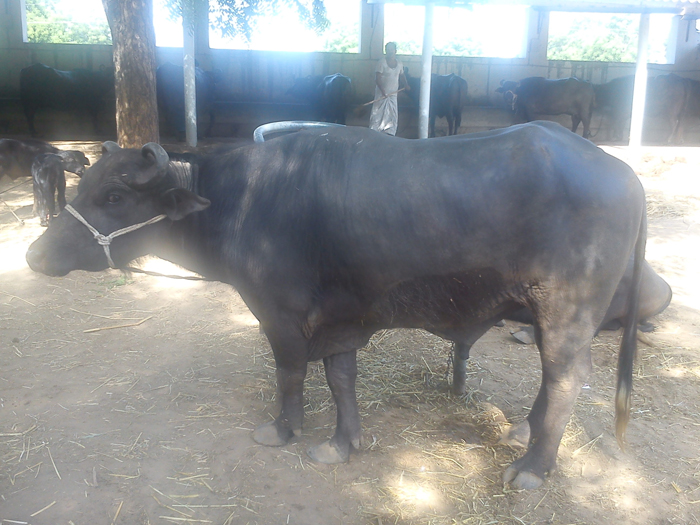
#> input picture dataset/buffalo/banni/1.jpg, 700 x 525 px, found by its file name; its folder holds only this picture in this run
$ python features.py
#> lines starting #> are read from the running program, lines starting #| are printed output that depends on the picture
### src/preprocess.py

import cv2
import numpy as np

# Fixed dimension for standardizing input vectors
IMAGE_SIZE = (128, 128)

def load_and_preprocess_image(image_path, target_size=IMAGE_SIZE):
    """
    Preprocesses a single image for feature extraction:
    1. Reads image from path.
    2. Resizes to fixed target dimensions.
    3. Converts to BGR->RGB (for Color Histogram).
    4. Converts to Grayscale (for HOG and LBP).
    5. Applies Gaussian Blur for light noise reduction.

    Returns:
        tuple: (processed_gray_img, processed_rgb_img) or (None, None) if corrupt.
    """
#> called with image_path = 'dataset/buffalo/banni/1.jpg', target_size = (128, 128)
    # 1. Read image from disk
    img_bgr = cv2.imread(str(image_path))
#> img_bgr is the input picture: shape (525, 700, 3); mean B, G, R 148.7, 147.7, 144.6
    if img_bgr is None or img_bgr.size == 0:
        return None, None

    # 2. Resize to fixed target dimension
    resized_bgr = cv2.resize(img_bgr, target_size, interpolation=cv2.INTER_AREA)
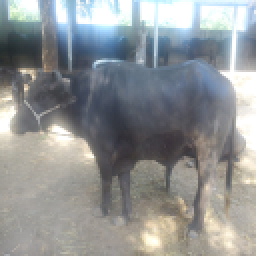
#> resized_bgr: shape (128, 128, 3) (shown 2 times larger); mean B, G, R 148.7, 147.7, 144.6

    # 3. Convert to RGB for Color Histogram
    img_rgb = cv2.cvtColor(resized_bgr, cv2.COLOR_BGR2RGB)

    # 4. Convert to Grayscale for HOG & LBP
    img_gray = cv2.cvtColor(resized_bgr, cv2.COLOR_BGR2GRAY)
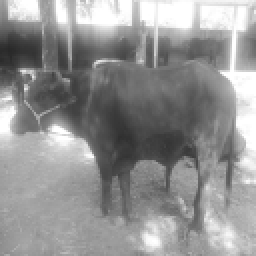
#> img_gray: shape (128, 128) (shown 2 times larger); min 40, max 255, mean 146.9

    # 5. Noise reduction using 3x3 Gaussian Blur
    img_gray_blurred = cv2.GaussianBlur(img_gray, (3, 3), 0)

    return img_gray_blurred, img_rgb

# [14 lines that do not run on import are left out]


### src/features.py
import cv2
import numpy as np
from skimage.feature import hog, local_binary_pattern

# HOG Parameters
HOG_ORIENTATIONS = 9
HOG_PIXELS_PER_CELL = (16, 16)
HOG_CELLS_PER_BLOCK = (2, 2)

# LBP Parameters
LBP_POINTS = 8
LBP_RADIUS = 1
LBP_METHOD = 'uniform'

# Color Histogram Parameters
COLOR_BINS = 8

def extract_hog_features(gray_img):
    """Extracts HOG features capturing body shape and edges."""
    return hog(
        gray_img,
        orientations=HOG_ORIENTATIONS,
        pixels_per_cell=HOG_PIXELS_PER_CELL,
        cells_per_block=HOG_CELLS_PER_BLOCK,
        block_norm='L2-Hys',
        visualize=False,
        transform_sqrt=True
    )

def extract_lbp_features(gray_img):
    """Extracts normalized LBP histogram capturing texture details."""
    lbp = local_binary_pattern(gray_img, LBP_POINTS, LBP_RADIUS, method=LBP_METHOD)
    # Uniform LBP produces P + 2 bins
    n_bins = LBP_POINTS + 2
    hist, _ = np.histogram(lbp.ravel(), bins=n_bins, range=(0, n_bins), density=True)
    return hist

def extract_color_histogram(rgb_img):
    """Extracts 3D RGB color histogram capturing shade distribution."""
    # Compute 3D color histogram across R, G, B channels
    hist = cv2.calcHist(
        [rgb_img],
        [0, 1, 2],
        None,
        [COLOR_BINS, COLOR_BINS, COLOR_BINS],
        [0, 256, 0, 256, 0, 256]
    )
    # Normalize vector to ensure scale invariance
    hist = cv2.normalize(hist, hist).flatten()
    return hist

def extract_combined_features(gray_img, rgb_img):
    """
    PHASE 6: Concatenates HOG + LBP + Color Histogram vectors into a single 1D vector.
    """
    hog_feat = extract_hog_features(gray_img)
    lbp_feat = extract_lbp_features(gray_img)
    color_feat = extract_color_histogram(rgb_img)

    # Concatenate features into a single array
    combined_vector = np.hstack([hog_feat, lbp_feat, color_feat])
    return combined_vector

if __name__ == "__main__":
    import os
    from src.preprocess import load_and_preprocess_image

    sample_path = os.path.join("dataset", "buffalo", "banni")
    if os.path.exists(sample_path):
        sample_files = os.listdir(sample_path)
        if sample_files:
            test_file = os.path.join(sample_path, sample_files[0])
            gray, rgb = load_and_preprocess_image(test_file)

            if gray is not None and rgb is not None:
                hog_f = extract_hog_features(gray)
#> hog_f = 1764 values, max 0.365 at index 396, min 0.0014 at index 160, mean 0.144
                lbp_f = extract_lbp_features(gray)
#> in extract_lbp_features, `lbp = local_binary_pattern(gray_img, LBP_POINTS, LBP_RADIUS, method=LB..`:
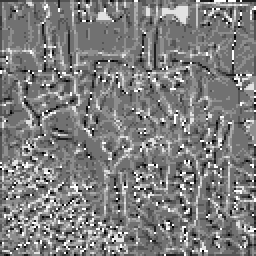
#> lbp: shape (128, 128) float64 (shown 2 times larger); min 0, max 9, mean 4.46; drawn with min black and max white
#> in extract_lbp_features, `hist, _ = np.histogram(lbp.ravel(), bins=n_bins, range=(0, n_bins), de..`: hist = [0.00885, 0.0293, 0.0309, 0.139, 0.39, 0.226, 0.0715, 0.0344, 0.037, 0.0325]
#> lbp_f has the same summary as hist in extract_lbp_features
                col_f = extract_color_histogram(rgb)
#> in extract_color_histogram, `hist = cv2.normalize(hist, hist).flatten()`: hist = 512 values, max 0.461 at index 292, min 0 at index 0, mean 0.00802
#> col_f has the same summary as hist in extract_color_histogram
                combined = extract_combined_features(gray, rgb)
#> in extract_combined_features, `hog_feat = extract_hog_features(gray_img)`: hog_feat has the same summary as hog_f outside extract_combined_features
#> in extract_combined_features, `lbp_feat = extract_lbp_features(gray_img)`: lbp_feat = [0.00885, 0.0293, 0.0309, 0.139, 0.39, 0.226, 0.0715, 0.0344, 0.037, 0.0325]
#> in extract_combined_features, `color_feat = extract_color_histogram(rgb_img)`: color_feat has the same summary as hist in extract_color_histogram
#> in extract_combined_features, `combined_vector = np.hstack([hog_feat, lbp_feat, color_feat])`: combined_vector = 2286 values, max 0.461 at index 2066, min 0 at index 1774, mean 0.113
#> combined has the same summary as combined_vector in extract_combined_features

                print(f"✅ Feature Extraction Module Ready!")
                print(f"  - HOG Vector Length   : {len(hog_f)}")
#|   - HOG Vector Length   : 1764
                print(f"  - LBP Vector Length   : {len(lbp_f)}")
#|   - LBP Vector Length   : 10
                print(f"  - Color Hist Length   : {len(col_f)}")
#|   - Color Hist Length   : 512
                print(f"  - Combined Vector Size: {len(combined)}")
#|   - Combined Vector Size: 2286

$ run again, on dataset/buffalo/banni/8x4-banni-5.jpg
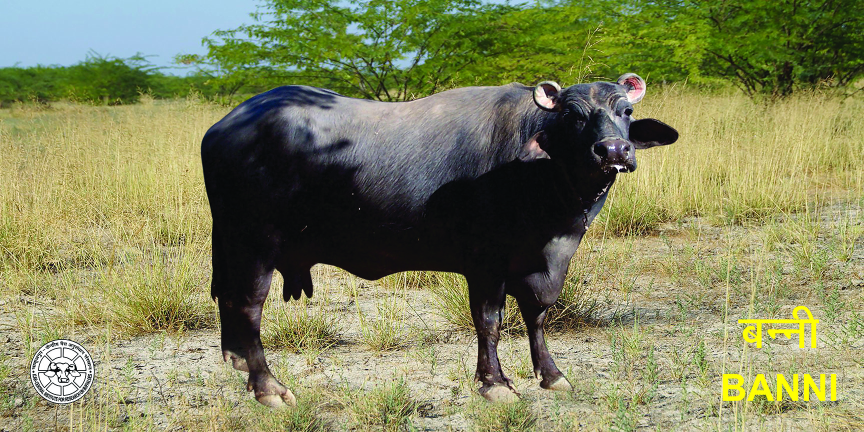
#> input picture dataset/buffalo/banni/8x4-banni-5.jpg, 1728 x 864 px, found by its file name (shown at 1/2 size)
#> in load_and_preprocess_image, img_bgr is the input picture: shape (864, 1728, 3); mean B, G, R 92.6, 133.7, 129.8
#> in load_and_preprocess_image, `img_gray_blurred = cv2.GaussianBlur(img_gray, (3, 3), 0)`:
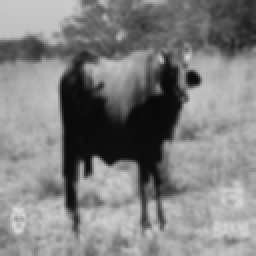
#> img_gray_blurred: shape (128, 128) (shown 2 times larger); min 9, max 218, mean 127.9
#> hog_f = 1764 values, max 0.512 at index 513, min 0 at index 7, mean 0.141
#> in extract_lbp_features, `lbp = local_binary_pattern(gray_img, LBP_POINTS, LBP_RADIUS, method=LB..`:
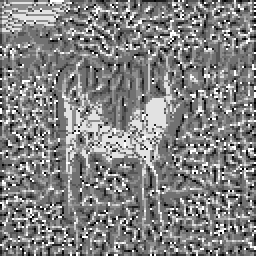
#> lbp: shape (128, 128) float64 (shown 2 times larger); min 0, max 9, mean 4.61; drawn with min black and max white
#> in extract_lbp_features, `hist, _ = np.histogram(lbp.ravel(), bins=n_bins, range=(0, n_bins), de..`: hist = [0.0184, 0.0417, 0.054, 0.155, 0.28, 0.199, 0.0732, 0.0435, 0.0797, 0.0546]
#> lbp_f has the same summary as hist in extract_lbp_features
#> in extract_color_histogram, `hist = cv2.normalize(hist, hist).flatten()`: hist = 512 values, max 0.613 at index 363, min 0 at index 3, mean 0.00811
#> col_f has the same summary as hist in extract_color_histogram
#> hog_feat has the same summary as hog_f outside extract_combined_features
#> lbp_feat = [0.0184, 0.0417, 0.054, 0.155, 0.28, 0.199, 0.0732, 0.0435, 0.0797, 0.0546]
#> color_feat has the same summary as hist in extract_color_histogram
#> combined_vector = 2286 values, max 0.613 at index 2137, min 0 at index 7, mean 0.111
#> combined has the same summary as combined_vector in extract_combined_features
#|   - HOG Vector Length   : 1764
#|   - LBP Vector Length   : 10
#|   - Color Hist Length   : 512
#|   - Combined Vector Size: 2286

$ run again, on dataset/buffalo/banni/buffalo-1-1751204996.jpg
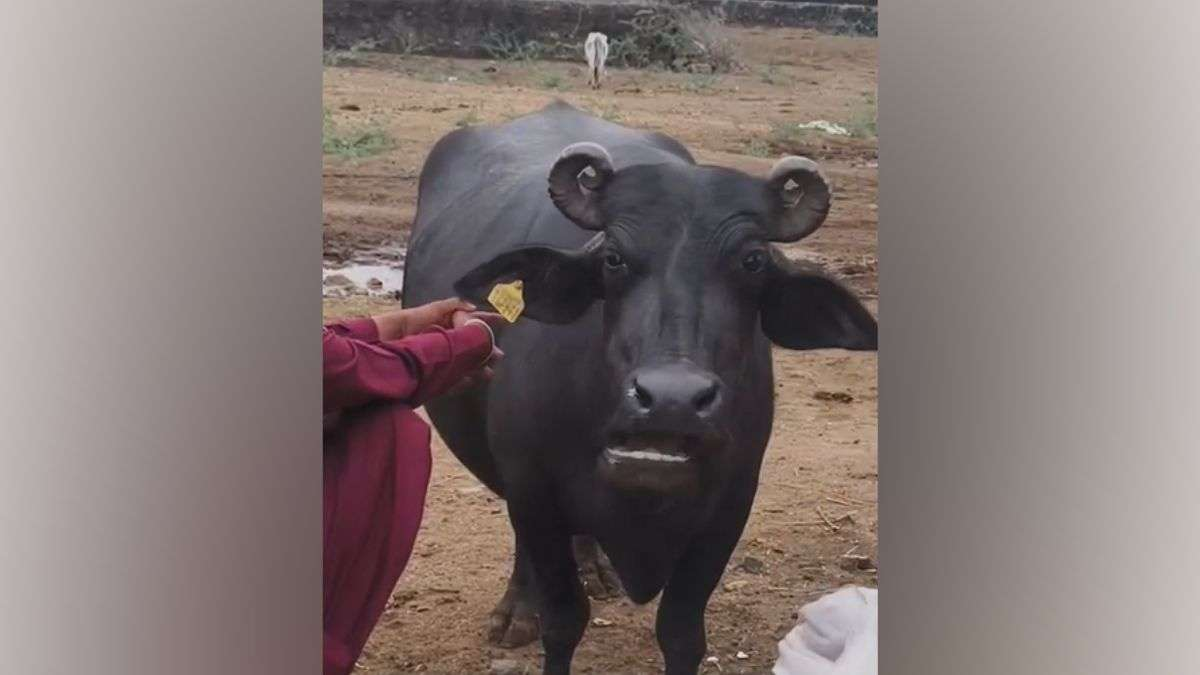
#> input picture dataset/buffalo/banni/buffalo-1-1751204996.jpg, 1200 x 675 px, found by its file name
#> in load_and_preprocess_image, img_bgr is the input picture: shape (675, 1200, 3); mean B, G, R 115.8, 118, 130.2
#> in load_and_preprocess_image, `img_gray = cv2.cvtColor(resized_bgr, cv2.COLOR_BGR2GRAY)`:
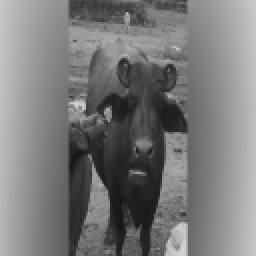
#> img_gray: shape (128, 128) (shown 2 times larger); min 21, max 211, mean 121.3
#> hog_f = 1764 values, max 0.5 at index 1260, min 0 at index 2, mean 0.11
#> in extract_lbp_features, `lbp = local_binary_pattern(gray_img, LBP_POINTS, LBP_RADIUS, method=LB..`:
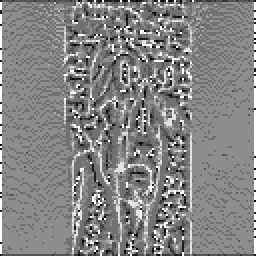
#> lbp: shape (128, 128) float64 (shown 2 times larger); min 0, max 9, mean 4.69; drawn with min black and max white
#> in extract_lbp_features, `hist, _ = np.histogram(lbp.ravel(), bins=n_bins, range=(0, n_bins), de..`: hist = [0.00769, 0.0212, 0.0204, 0.0738, 0.298, 0.451, 0.0399, 0.0223, 0.0289, 0.0363]
#> lbp_f has the same summary as hist in extract_lbp_features
#> in extract_color_histogram, `hist = cv2.normalize(hist, hist).flatten()`: hist = 512 values, max 0.512 at index 292, min 0 at index 2, mean 0.00688
#> col_f has the same summary as hist in extract_color_histogram
#> hog_feat has the same summary as hog_f outside extract_combined_features
#> lbp_feat = [0.00769, 0.0212, 0.0204, 0.0738, 0.298, 0.451, 0.0399, 0.0223, 0.0289, 0.0363]
#> color_feat has the same summary as hist in extract_color_histogram
#> combined_vector = 2286 values, max 0.512 at index 2066, min 0 at index 2, mean 0.087
#> combined has the same summary as combined_vector in extract_combined_features
#|   - HOG Vector Length   : 1764
#|   - LBP Vector Length   : 10
#|   - Color Hist Length   : 512
#|   - Combined Vector Size: 2286

$ run again, on dataset/buffalo/banni/1280px-Water_buffalo_bull-_near_Mehsana-_Gujarat-_India-_3.jpg
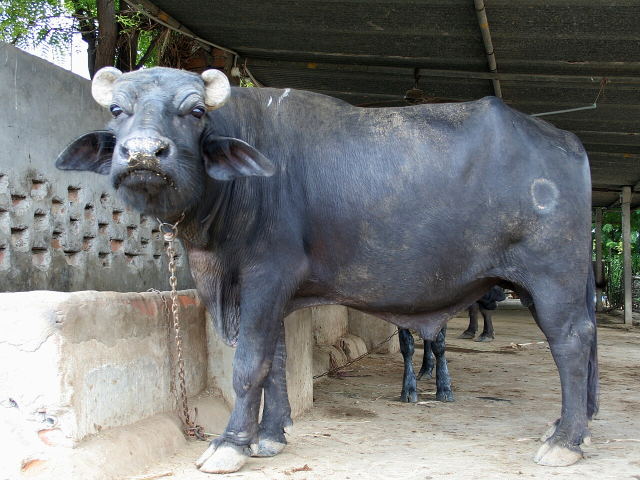
#> input picture dataset/buffalo/banni/1280px-Water_buffalo_bull-_near_Mehsana-_Gujarat-_India-_3.jpg, 1280 x 960 px, found by its file name (shown at 1/2 size)
#> in load_and_preprocess_image, img_bgr is the input picture: shape (960, 1280, 3); mean B, G, R 116.8, 117.6, 116
#> in load_and_preprocess_image, `img_gray_blurred = cv2.GaussianBlur(img_gray, (3, 3), 0)`:
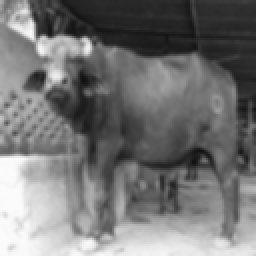
#> img_gray_blurred: shape (128, 128) (shown 2 times larger); min 17, max 251, mean 117.1
#> hog_f = 1764 values, max 0.374 at index 400, min 0 at index 233, mean 0.145
#> in extract_lbp_features, `lbp = local_binary_pattern(gray_img, LBP_POINTS, LBP_RADIUS, method=LB..`:
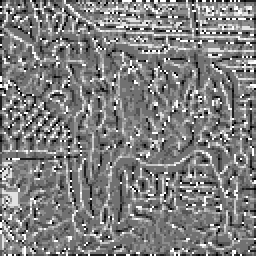
#> lbp: shape (128, 128) float64 (shown 2 times larger); min 0, max 9, mean 4.49; drawn with min black and max white
#> in extract_lbp_features, `hist, _ = np.histogram(lbp.ravel(), bins=n_bins, range=(0, n_bins), de..`: hist = [0.0143, 0.0441, 0.0423, 0.143, 0.345, 0.204, 0.0691, 0.0436, 0.044, 0.0511]
#> lbp_f has the same summary as hist in extract_lbp_features
#> in extract_color_histogram, `hist = cv2.normalize(hist, hist).flatten()`: hist = 512 values, max 0.577 at index 73, min 0 at index 2, mean 0.00846
#> col_f has the same summary as hist in extract_color_histogram
#> hog_feat has the same summary as hog_f outside extract_combined_features
#> lbp_feat = [0.0143, 0.0441, 0.0423, 0.143, 0.345, 0.204, 0.0691, 0.0436, 0.044, 0.0511]
#> color_feat has the same summary as hist in extract_color_histogram
#> combined_vector = 2286 values, max 0.577 at index 1847, min 0 at index 233, mean 0.114
#> combined has the same summary as combined_vector in extract_combined_features
#|   - HOG Vector Length   : 1764
#|   - LBP Vector Length   : 10
#|   - Color Hist Length   : 512
#|   - Combined Vector Size: 2286
